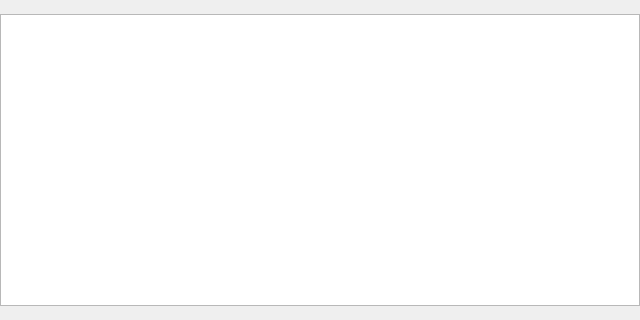
<?xml version="1.0" encoding="UTF-8"?>
<ui version="4.0">
 <class>FilesView</class>
 <widget class="QWidget" name="FilesView">
  <property name="geometry">
   <rect>
    <x>0</x>
    <y>0</y>
    <width>640</width>
    <height>320</height>
   </rect>
  </property>
  <layout class="QVBoxLayout" name="main_layout">
   <property name="spacing">
    <number>0</number>
   </property>
   <property name="leftMargin">
    <number>0</number>
   </property>
   <property name="topMargin">
    <number>0</number>
   </property>
   <property name="rightMargin">
    <number>0</number>
   </property>
   <property name="bottomMargin">
    <number>0</number>
   </property>
   <item>
    <widget class="QLabel" name="path_label">
     <property name="margin">
      <number>4</number>
     </property>
     <property name="textInteractionFlags">
      <set>Qt::TextInteractionFlag::TextSelectableByMouse</set>
     </property>
    </widget>
   </item>
   <item>
    <widget class="QTableView" name="file_view">
     <property name="contextMenuPolicy">
      <enum>Qt::ContextMenuPolicy::CustomContextMenu</enum>
     </property>
     <property name="selectionMode">
      <enum>QAbstractItemView::SelectionMode::SingleSelection</enum>
     </property>
     <property name="selectionBehavior">
      <enum>QAbstractItemView::SelectionBehavior::SelectRows</enum>
     </property>
     <property name="sortingEnabled">
      <bool>true</bool>
     </property>
     <property name="showGrid">
      <bool>false</bool>
     </property>
     <attribute name="verticalHeaderVisible">
      <bool>false</bool>
     </attribute>
     <attribute name="horizontalHeaderStretchLastSection">
      <bool>false</bool>
     </attribute>
    </widget>
   </item>
   <item>
    <widget class="QLabel" name="summary_label">
     <property name="margin">
      <number>4</number>
     </property>
     <property name="textInteractionFlags">
      <set>Qt::TextInteractionFlag::TextSelectableByMouse</set>
     </property>
     <property name="wordWrap">
      <bool>true</bool>
     </property>
    </widget>
   </item>
  </layout>
  <action name="refresh_action">
   <property name="text">
    <string>Refresh</string>
   </property>
   <property name="toolTip">
    <string>Read this folder again.</string>
   </property>
  </action>
  <action name="home_action">
   <property name="text">
    <string>Home</string>
   </property>
   <property name="toolTip">
    <string>Go to this resource's own folder.</string>
   </property>
  </action>
  <action name="up_action">
   <property name="text">
    <string>Up</string>
   </property>
   <property name="toolTip">
    <string>Go to the folder above this one.</string>
   </property>
  </action>
  <action name="reveal_action">
   <property name="text">
    <string>Reveal</string>
   </property>
   <property name="toolTip">
    <string>Show the browsed folder in the system's file browser.</string>
   </property>
  </action>
 </widget>
 <resources/>
 <connections/>
</ui>
